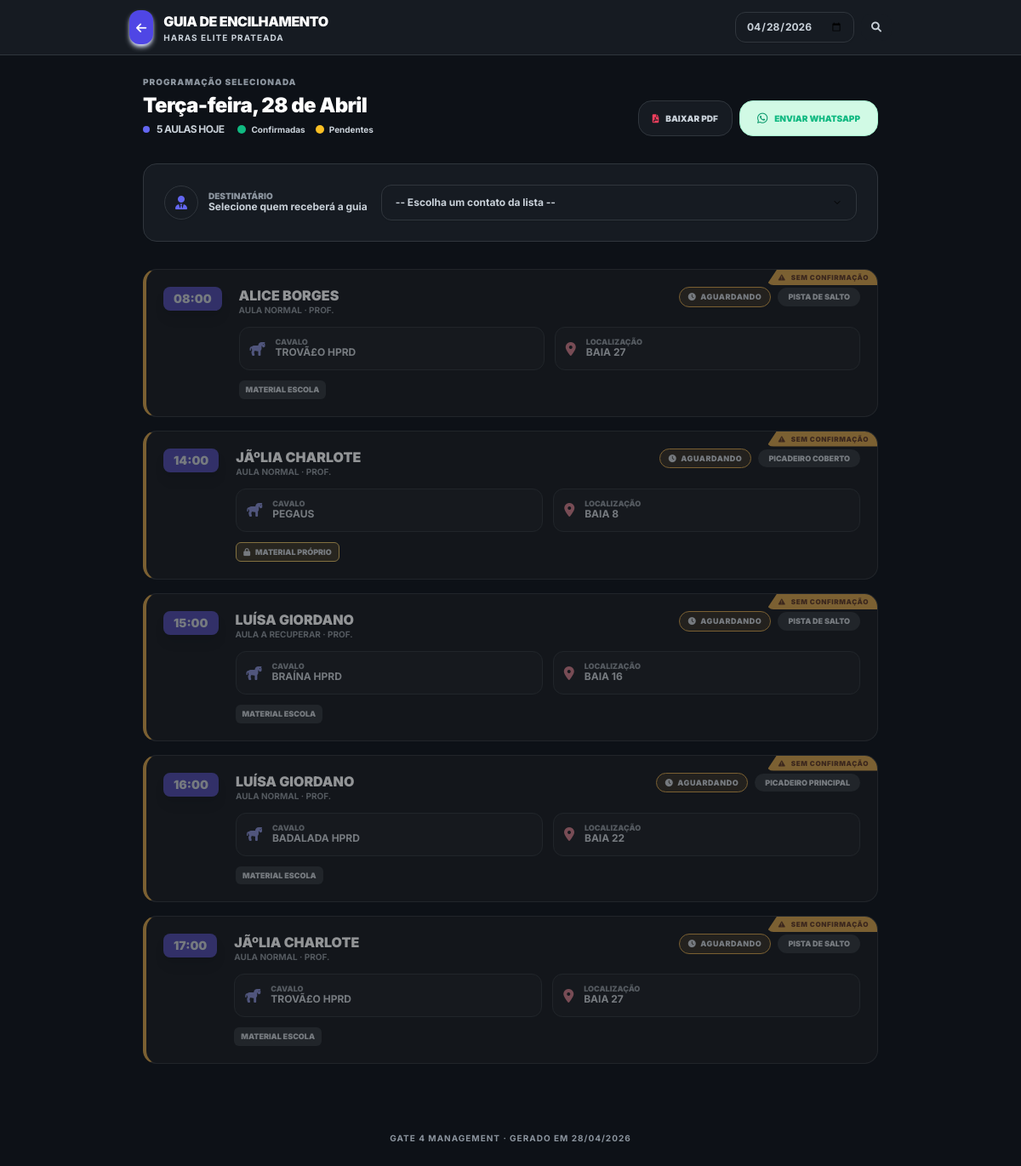
Before: /encilhamento/ (signed in) with the older database file.
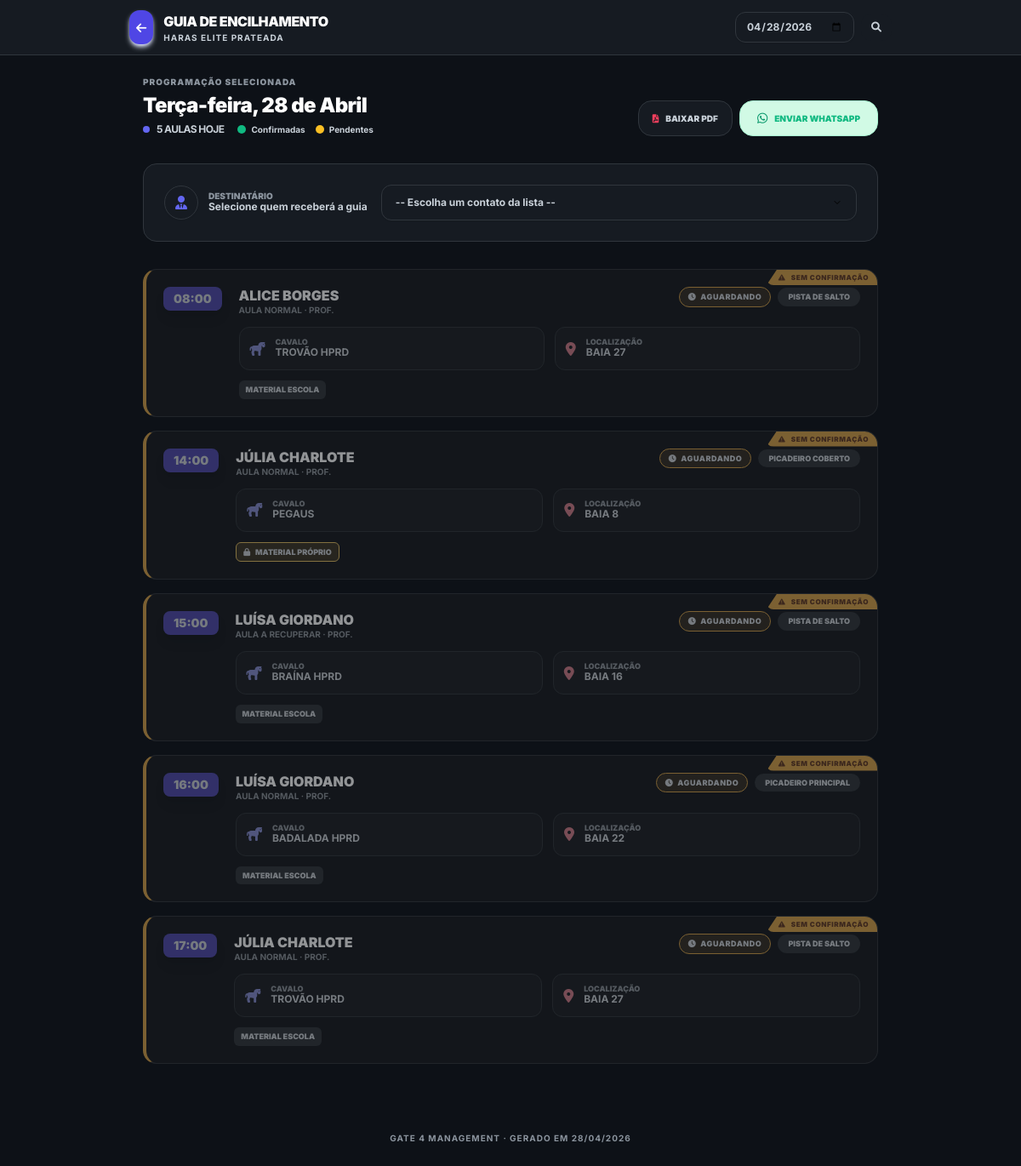
After: the same page with the newer database file.
### gateagora/models.py (models this page shows, shortened)
class Aula(models.Model):
    LOCAIS_CHOICES = [
        ('picadeiro_1', 'Picadeiro Principal'),
        ('picadeiro_2', 'Picadeiro Coberto'),
        ('pista_salto', 'Pista de Salto'),
    ]
    empresa = models.ForeignKey(Empresa, on_delete=models.CASCADE)
    TIPO_AULA_CHOICES = [('NORMAL', 'Aula Normal'), ('RECUPERAR', 'Aula a Recuperar')]
    aluno = models.ForeignKey(Aluno, on_delete=models.CASCADE, related_name='aulas')
    cavalo = models.ForeignKey(Cavalo, on_delete=models.CASCADE, related_name='aulas')
    instrutor = models.ForeignKey(
        Perfil,
        on_delete=models.SET_NULL,
        null=True, blank=True,
        related_name='aulas_ministradas',
        limit_choices_to={'cargo': 'Professor'}
    )
    data_hora = models.DateTimeField(db_index=True)
    local = models.CharField(max_length=20, choices=LOCAIS_CHOICES, default='picadeiro_1')
    tipo = models.CharField(max_length=15, choices=TIPO_AULA_CHOICES, default='NORMAL')
    concluida = models.BooleanField(default=False)
    relatorio_treino = models.TextField(blank=True)
    nome_turma = models.CharField(max_length=100, blank=True,
        help_text="Preencha apenas para aulas em grupo")
    vagas_maximas = models.PositiveSmallIntegerField(null=True, blank=True,
        help_text="Capacidade máxima da turma. Deixe em branco para aulas individuais.")
    class Meta:
        ordering = ["data_hora"]
        indexes = [models.Index(fields=["empresa", "data_hora"])]

class Cavalo(models.Model):
    CATEGORIA_CHOICES = [
        ('PROPRIO', 'Próprio (Escola)'),
        ('HOTELARIA', 'Hotelaria (Particular)'),
    ]
    STATUS_SAUDE_CHOICES = [
        ('Saudável', 'Saudável'),
        ('Alerta', 'Alerta'),
        ('Doente', 'Doente'),
        ('Tratamento', 'Em Tratamento'),
    ]
    LOCAL_DORMIDA = [
        ('BAIA', 'Dorme na Baia'),
        ('PIQUETE', 'Dorme no Piquete'),
    ]
    RACA_CHOICES = [
        ('mang_marchador', 'Mangalarga Marchador'),
        ('quarto_milha', 'Quarto de Milha'),
        ('psl', 'Puro Sangue Lusitano'),
        ('crioulo', 'Crioulo'),
        ('hipismo', 'Cavalo de Hipismo (BH)'),
        ('srd', 'Sem Raça Definida'),
    ]
    ATIVIDADE_CHOICES = [
        ('0.018', 'Leve (Passeio/Aposentado)'),
        ('0.025', 'Moderada (Escola/Aulas)'),
        ('0.035', 'Intensa (Salto/Competição)'),
    ]
    USA_FERRADURA_CHOICES = [
        ('SIM', 'Ferrado (Usa Ferradura)'),
        ('NAO', 'Descalço (Apenas Casqueamento)'),
    ]
    empresa = models.ForeignKey(Empresa, on_delete=models.CASCADE)
    nome = models.CharField(max_length=100)
    categoria = models.CharField(max_length=20, choices=CATEGORIA_CHOICES, default='PROPRIO')
    status_saude = models.CharField(max_length=20, choices=STATUS_SAUDE_CHOICES, default='Saudável')
    onde_dorme = models.CharField(max_length=10, choices=LOCAL_DORMIDA, default='BAIA')
    foto = models.ImageField(upload_to='cavalos/', null=True, blank=True)
    raca = models.CharField(max_length=25, choices=RACA_CHOICES, default='srd')
    peso = models.FloatField(
        default=450.0,
        validators=[MinValueValidator(100)],
        help_text="Peso aproximado para cálculo de ração"
    )
    fator_atividade = models.CharField(max_length=10, choices=ATIVIDADE_CHOICES, default='0.025')
    tipo_sela = models.CharField(max_length=100, blank=True, help_text="Ex: Sela Salto Americana")
    tipo_cabecada = models.CharField(max_length=100, blank=True, help_text="Ex: Cabeçada com Freio D")
    material_proprio = models.BooleanField(default=False, help_text="Marque se o material for exclusivo do proprietário")
    baia = models.OneToOneField(Baia, on_delete=models.SET_NULL, null=True, blank=True)
    piquete = models.ForeignKey(Piquete, on_delete=models.SET_NULL, null=True, blank=True)
    proprietario = models.ForeignKey(
        Aluno,
        on_delete=models.CASCADE,
        related_name='cavalos',
        help_text="Se for Próprio, vincular ao gestor ou escola"
    )
    ultima_vacina = models.DateField(null=True, blank=True)
    ultimo_vermifugo = models.DateField(null=True, blank=True)
    ultimo_ferrageamento = models.DateField(null=True, blank=True)
    ultimo_casqueamento = models.DateField(null=True, blank=True)
    usa_ferradura = models.CharField(
        max_length=3,
        choices=USA_FERRADURA_CHOICES,
        default='NAO',
        verbose_name="Usa Ferradura?"
    )
    racao_tipo = models.CharField(max_length=100, blank=True, help_text="Ex: Guabi Equi-S")
    racao_qtd_manha = models.CharField(max_length=50, blank=True, help_text="Ex: 2kg")
    racao_qtd_noite = models.CharField(max_length=50, blank=True, help_text="Ex: 2kg")
    feno_tipo = models.CharField(max_length=100, blank=True, default="Coast Cross")
    feno_qtd = models.CharField(max_length=100, blank=True, default="À vontade")
    complemento_nutricional = models.TextField(blank=True)
    mensalidade_baia = models.DecimalField(max_digits=10, decimal_places=2, default=Decimal('1000.00'))
    class Meta:
        ordering = ['nome']
        indexes = [
            models.Index(fields=["empresa", "status_saude"]),
            models.Index(fields=["empresa", "categoria"]),
        ]

class Aluno(models.Model):
    empresa = models.ForeignKey(Empresa, on_delete=models.CASCADE)
    nome = models.CharField(max_length=200)
    telefone = models.CharField(
        max_length=20,
        help_text="Formato sugerido: 5511999999999",
        default="",
        validators=[RegexValidator(r'^\+?\d{10,15}$', 'Telefone deve estar no formato internacional, ex: 5511999999999')]
    )
    foto = models.ImageField(upload_to='alunos/', null=True, blank=True)
    ativo = models.BooleanField(default=True)
    valor_aula = models.DecimalField(max_digits=10, decimal_places=2, default=Decimal('150.00'))
    class Meta:
        ordering = ['nome']
        indexes = [models.Index(fields=["empresa", "nome"])]
    plano = models.ForeignKey(
        'Plano',
        on_delete=models.SET_NULL,
        null=True,
        blank=True,
        verbose_name="Plano Contratado"
    )
    perfil_usuario = models.OneToOneField(
        'Perfil',
        on_delete=models.SET_NULL,
        null=True,
        blank=True,
        related_name='aluno_vinculado',
        verbose_name="Login do Aluno",
        help_text="Perfil de acesso do aluno ao sistema"
    )
    streak_atual  = models.PositiveSmallIntegerField(default=0, verbose_name="Semanas Seguidas")
    melhor_streak = models.PositiveSmallIntegerField(default=0, verbose_name="Melhor Streak")

class Baia(models.Model):
    empresa = models.ForeignKey(Empresa, on_delete=models.CASCADE)
    numero = models.CharField(max_length=10)
    status = models.CharField(
        max_length=20,
        choices=[('Livre', 'Livre'), ('Ocupada', 'Ocupada')],
        default='Livre'
    )
    class Meta:
        constraints = [
            models.UniqueConstraint(fields=['empresa', 'numero'], name='uq_baia_empresa_numero')
        ]
        indexes = [models.Index(fields=["empresa", "status"])]

### gateagora/views.py (the view)
# urls.py: path('encilhamento/',          views.encilhamento,          name='encilhamento'),
@login_required
def encilhamento(request):
    empresa  = request.empresa
    if empresa is None:
        try:
            empresa = request.user.perfil.empresa
        except:
            empresa = None
    data_str = request.GET.get('data', '')
    contatos_funcionarios = []
    funcionarios = (
        Perfil.objects
        .filter(empresa=empresa)
        .select_related('user')
        .order_by('user__first_name')
    )
    for f in funcionarios:
        fone_cru = getattr(f, 'telefone', '') or ''
        telefone = ''.join(filter(str.isdigit, str(fone_cru)))
        if telefone:
            nome_completo = f.user.get_full_name() or f.user.username
            contatos_funcionarios.append({
                "nome":     f"{nome_completo} (Cavalariço)",
                "telefone": telefone,
            })
    contatos_clientes = []
    alunos = Aluno.objects.filter(empresa=empresa).order_by('nome')
    for a in alunos:
        fone_cru = a.telefone or ''
        telefone = ''.join(filter(str.isdigit, str(fone_cru)))
        if telefone:
            contatos_clientes.append({
                "nome":     a.nome,
                "telefone": telefone,
            })
    aulas, data_selecionada = _get_aulas_encilhamento(empresa, data_str)
    context = {
        "brand_name":            BRAND_NAME,
        "empresa":               empresa,
        "aulas":                 aulas,
        "total_aulas":           len(aulas),
        "data_selecionada":      data_selecionada,
        "contatos_funcionarios": contatos_funcionarios,
        "contatos_clientes":     contatos_clientes,
        "force_light_theme":     True,
    }
    return render(request, "gateagora/encilhamento.html", context)

### gateagora/templates/gateagora/encilhamento.html (shortened to what the changed rows need)
{% load static %}
<!DOCTYPE html>
<html lang="pt-br">
<head>
  <script src="https://cdn.tailwindcss.com"></script>
  <link rel="stylesheet" href="https://cdnjs.cloudflare.com/ajax/libs/font-awesome/6.0.0/css/all.min.css"/>
  <link rel="stylesheet" href="{% static 'css/themes.css' %}">
</head>
<body class="pb-12">
<nav class="glass sticky top-0 z-50 px-5 py-3 mb-6">
  <div class="max-w-4xl mx-auto flex justify-between items-center">
    <div class="flex items-center gap-3">
      <div>
        <h1 class="text-base font-black text-slate-900 uppercase tracking-tight">Guia de Encilhamento</h1>
      </div>
    </div>
  </div>
</nav>
<div class="max-w-4xl mx-auto px-4">
  <div class="flex flex-col sm:flex-row justify-between items-end gap-4 mb-8">
    <div>
      <h2 class="text-2xl font-black text-slate-900 tracking-tight">{{ data_selecionada|date:"l, d \d\e F"|capfirst }}</h2>
    </div>
  </div>
    {% if aulas %}
  <div class="grid grid-cols-1 gap-4">
    {% for aula in aulas %}
    <div class="aula-card card p-5 flex gap-5 {% if aula.is_confirmada %}aula-confirmada{% else %}aula-nao-confirmada{% endif %}">
      {% if not aula.is_confirmada %}
        <div class="ribbon-pendente">
          <i class="fa-solid fa-triangle-exclamation mr-1"></i> Sem confirmação
        </div>
      {% endif %}
      <div class="flex flex-col items-center">
        <span class="{% if aula.is_confirmada %}bg-emerald-600{% else %}bg-indigo-600{% endif %} text-white text-sm font-black px-3 py-1 rounded-lg shadow-lg">
          {{ aula.data_hora|date:"H:i" }}
        </span>
      </div>
      <div class="flex-1">
        <div class="flex justify-between items-start mb-3">
          <div>
            <h3 class="font-black text-slate-900 text-base uppercase leading-tight">{{ aula.aluno.nome }}</h3>
            <p class="text-[10px] text-slate-500 font-bold uppercase">
                {{ aula.get_tipo_display }} {% if aula.instrutor %}· Prof. {{ aula.instrutor.user.first_name }}{% endif %}
            </p>
          </div>
          <div class="flex items-center gap-2 flex-wrap justify-end">
            {% if aula.is_confirmada %}
              <span class="badge-confirmado">
                <i class="fa-solid fa-circle-check"></i> Confirmada
              </span>
            {% else %}
              <span class="badge-pendente">
                <i class="fa-solid fa-clock"></i> Aguardando
              </span>
            {% endif %}
            <span class="text-[9px] font-black px-3 py-1 rounded-full uppercase bg-slate-700 text-slate-300">
              {{ aula.get_local_display }}
            </span>
          </div>
        </div>
        <div class="grid grid-cols-1 sm:grid-cols-2 gap-3">
          <div class="flex items-center gap-3 p-3 bg-slate-800 rounded-xl border border-slate-700">
            <i class="fa-solid fa-horse text-indigo-400"></i>
            <div>
                <p class="text-[9px] text-slate-400 font-black uppercase leading-none">Cavalo</p>
                <p class="text-xs font-bold text-slate-100 uppercase">{{ aula.cavalo.nome }}</p>
            </div>
          </div>
          <div class="flex items-center gap-3 p-3 bg-slate-800 rounded-xl border border-slate-700">
            <i class="fa-solid fa-location-dot text-rose-400"></i>
            <div>
                <p class="text-[9px] text-slate-400 font-black uppercase leading-none">Localização</p>
                <p class="text-xs font-bold text-slate-100 uppercase">
                    {% if aula.cavalo.baia %}Baia {{ aula.cavalo.baia.numero }}
                    {% elif aula.cavalo.piquete %}Piquete: {{ aula.cavalo.piquete.nome }}
                    {% else %}N/D{% endif %}
                </p>
            </div>
          </div>
        </div>
        <div class="mt-3 flex items-center gap-2">
            {% if aula.cavalo.material_proprio %}
                <span class="text-[9px] font-black uppercase bg-amber-500/20 text-amber-400 border border-amber-400 px-2 py-1 rounded-md">
                    <i class="fa-solid fa-lock mr-1"></i> Material Próprio
                </span>
            {% else %}
                <span class="text-[9px] font-black uppercase bg-slate-700 text-slate-300 px-2 py-1 rounded-md">
                    Material Escola
                </span>
            {% endif %}
        </div>
      </div>
    </div>
    {% endfor %}
  </div>
  {% else %}
  <div class="card p-16 text-center">
    <i class="fa-solid fa-calendar-xmark text-5xl text-slate-200 mb-4"></i>
    <p class="text-slate-400 font-bold uppercase text-sm">Nenhuma aula programada.</p>
  </div>
  {% endif %}
</div>
</body>
</html>

Changed rows visible on the page:
changed through a linked row, Aula "ALICE BORGES": cavalo.nome "TROVÃ£O HPRD" → "TROVÃO HPRD"
changed through a linked row, Aula "PICADEIRO COBERTO": aluno.nome "JÃºLIA CHARLOTE" → "JÚLIA CHARLOTE"
changed through a linked row, Aula (number 5 of 5 on the later page): aluno.nome "JÃºLIA CHARLOTE" → "JÚLIA CHARLOTE"; cavalo.nome "TROVÃ£O HPRD" → "TROVÃO HPRD"
